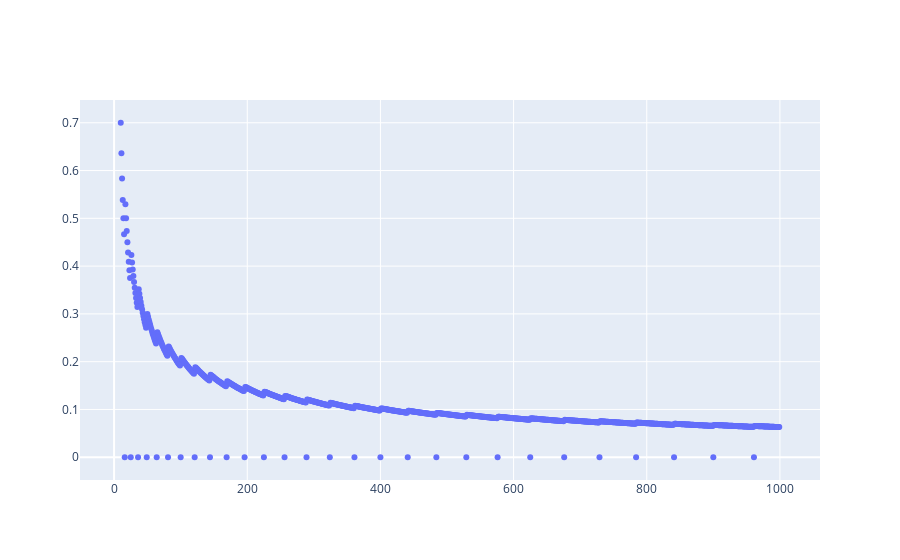

The notebook cell this image was saved under:
### Code cell
#Plotting the distance difference for positive and negative PSN ratios: P/x - x/N
data=[go.Scatter(x=[x[0] for x in result], y=[((x[3][0]-x[7][0]))/x[0] for x in result], mode='markers')]
      #go.Scatter(x=[x[0] for x in result], y=[x[1]/10 for x in result], mode='markers',)]
fig = go.Figure(data)
fig.show()

### Figure 1 — Plotly figure (JSON) as saved in the notebook; plotly's stock layout.template omitted (floating-point values rounded to 4 significant figures; data arrays with more than 128 entries replaced by an {"elided": "..."} marker saying what was removed)
{"data": [{"mode": "markers", "type": "scatter", "x": {"elided": "990 int values"}, "y": {"elided": "990 float values"}}], "layout": {}}
